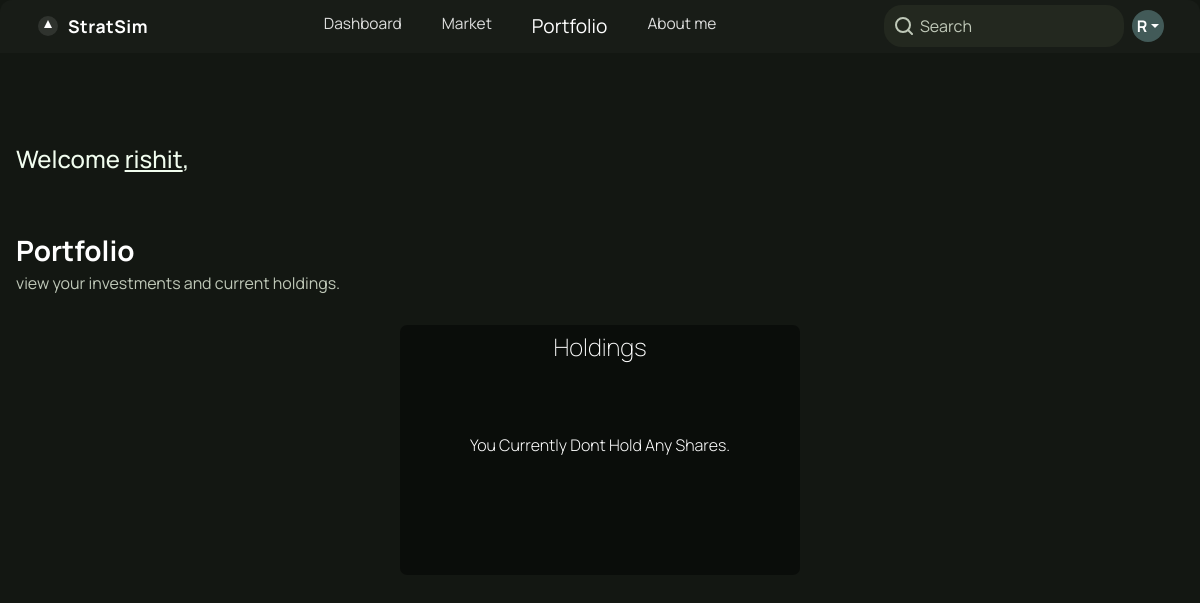
Page /portfolio (signed in) on the earlier database version.
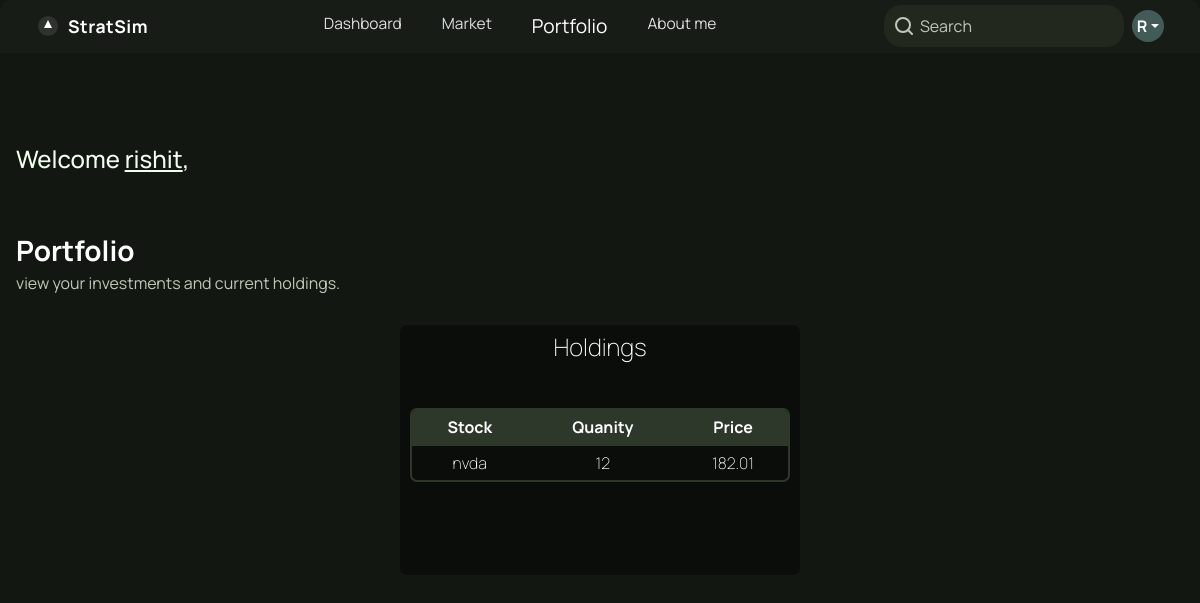
Same page on the later database version.
### stocks/models.py (models this page shows, shortened)
class holding(models.Model):
    user = models.ForeignKey(User,on_delete=models.CASCADE)
    ticker = models.CharField(max_length=10)
    quantity = models.PositiveIntegerField()
    avg_buy_price = models.DecimalField(max_digits=10,decimal_places=2)
    current_price = models.DecimalField(max_digits=10, decimal_places=2,default=0)

### mainapp/views.py (the view)
# urls.py: path('portfolio',views.portfolio_view,name="portfolio"),
def portfolio_view(request):
    if request.user.is_authenticated:
        user = request.user
        holdings = holding.objects.filter(user=request.user)
        data = []
        if holdings.exists():
            for h in holdings:
                val = []
                val.append(h.ticker)
                val.append(h.quantity)
                val.append(h.current_price)
                data.append(val)
                print("holdings saved.")
            holding_available = True
        else:
            holding_available = False
        context = {"holdings":data,"holding_available":holding_available}
    return render(request,'portfolio.html',context)

### stocks/templatetags/custom_filters.py (called while the page is built)
@register.filter
def value_index(List, i):
    return List[int(i)]

### mainapp/templates/portfolio.html (shortened to what this page needs)
{% extends "layout.html" %}
{% load static %}
{% load custom_filters %}
{% block header %}
    <link rel="stylesheet" href="{% static 'mainapp/styles/portfolio.css' %}">
{% endblock header %}
{% block body %}
    <div class="portfolio-container">
        <div class="heading-container">
            <h4 class="heading">Welcome
                <span style="text-decoration:underline">{{request.user.username|lower}}</span>,
            </h4>
        </div>
        <div class="portfolio">
            <div class="portfolio-heading">
                <h3 class="heading">Portfolio</h3>
                <div class="subtext">view your investments and current holdings.</div>
            </div>
            <div class="card-holder">
                <div class="holding-card">
                    <div class="card-title">
                        <h4>
                            Holdings
                        </h4>
                    </div>
                    {% if holding_available %}
                    <div class="card-value">
                        <table>
                            <thead>
                                <tr>
                                    <th>Stock</th>
                                    <th>Quanity</th>
                                    <th>Price</th>
                                </tr>
                            </thead>
                            <tr>
                                {% for holding in holdings %}
                                <td>
                                {{holding|value_index:0}}
                                </td>
                                <td>
                                {{holding|value_index:1}}
                                </td>
                                <td>
                                {{holding|value_index:2}}
                                </td>
                                {% endfor %}
                            </tr>
                        </table>
                    </div>
                    {% else %}
                                <div class="card-value">
                                    <div class="text">
                                    You Currently Dont Hold Any Shares.
                                    </div>
                                </div>
                               {% endif %}
                </div>
            </div>
        </div>
    </div>
{% endblock body %}

### mainapp/templates/layout.html (shortened to what this page needs)
{% load static %}
<!doctype html>
<html lang="en">
  <head>
    <link href="https://cdn.jsdelivr.net/npm/bootstrap@5.0.2/dist/css/bootstrap.min.css" rel="stylesheet">
    <link rel="stylesheet" href="{% static 'mainapp/styles/basicstyle.css' %}">
    {% block header %}{% endblock header %}
  </head>
  <body>
    <nav class="navbar navbar-expand-lg custom-navbar">
      <div class="container-fluid">
        <a class="navbar-brand d-flex align-items-center" href="main:home">
          <svg width="24" height="24" fill="none" style="margin-right:8px;"><circle cx="12" cy="12" r="10" fill="#fff" opacity="0.1"/><path d="M12 6l4 8H8l4-8z" fill="#fff"/></svg>
          StratSim
        </a>
        <div class="collapse navbar-collapse justify-content-center" id="navbarNavDropdown">
          <ul class="navbar-nav mb-2 mb-lg-0 gap-lg-4 gap-2 mx-auto">
            <li class="nav-item">
              <a class="nav-link {% if request.resolver_match.url_name == 'home' %}active{% endif %}" href="{% url 'main:home' %}">Dashboard</a>
            </li>
            <li class="nav-item">
              <a class="nav-link {% if request.resolver_match.url_name == 'market' %}active{% endif %}" href="{% url 'stocks:market' %}" href="{% url 'stocks:market' %}">Market</a>
            </li>
            <li class="nav-item">
              <a class="nav-link {% if request.resolver_match.url_name == 'portfolio' %}active{% endif %} " href="{% url 'main:portfolio' %}">Portfolio</a>
            </li>
            <li class="nav-item">
              <a class="nav-link" href="{% url 'main:about' %}">About me</a>
            </li>
          </ul>
          {% if request.user.is_authenticated %}
          <form class="searchbox d-flex align-items-center mx-2" role="search" method="get" action="{% url 'stocks:search' %}">
  <span class="search-icon">
    <svg width="18" height="18" fill="none" stroke="#bfc8b8" stroke-width="2" stroke-linecap="round" stroke-linejoin="round">
      <circle cx="8" cy="8" r="7"/>
      <line x1="13" y1="13" x2="17" y2="17"/>
    </svg>
  </span>
  <input class="search-input" type="search" name="q" placeholder="Search" aria-label="Search">
</form>
  <span
    class="user-circle dropdown-toggle p-0 overflow-hidden"
    id="profileDropdown"
    data-bs-toggle="dropdown"
    aria-expanded="false">
    {% if request.user.profile.image.url %}
      <img src="{{ request.user.profile.image.url }}" alt="Profile" class="profile-img">
    {% else %}
      <span>{{ request.user.username|slice:":1"|upper }}</span>
    {% endif %}
  </span>
</div>
{% else %}
<div class="start-button">
<a href="{% url 'main:signup'%}">get started</a>
</div>
{% endif %}
        </div>
    </nav>
    {% block body %}
    {% endblock body %}
  </body>
</html>

### mainapp/static/mainapp/styles/basicstyle.css (style rules this page uses)
body { background-color: #131712; color: white; font-family: "Manrope", sans-serif; font-weight: bold; margin: 0; }
.custom-navbar { background-color: #181c17 !important; border-radius: 12px 12px 0 0; padding: 0.25rem 1.5rem; }
.container-fluid { display: flex; justify-content: center; align-items: center; }
.navbar-brand { color: #fff !important; font-weight: bold; font-size: 1.1rem; letter-spacing: 0.5px; }
.navbar-nav .nav-link { color: #fff !important; font-weight: 400; font-size: 0.97rem; opacity: 0.85; transition: all .3s ease-in-out; }
.navbar-nav .nav-link:hover, .navbar-nav .nav-link.active { opacity: 1; font-size: 1.2rem; }
.user-circle { background: #425a58; width: 32px; height: 32px; border-radius: 50%; display: flex; align-items: center; justify-content: center; overflow: hidden; padding: 0; font-size: 1rem; color: white; text-transform: uppercase; }
.searchbox { background: #23281f; border-radius: 18px; padding: 2px 14px 2px 10px; display: flex; align-items: center; min-width: 180px; max-width: 240px; width: 100%; margin-right: 16px; transition: box-shadow 0.3s, background 0.3s; box-shadow: 0 0 0 0 rgba(83,210,44,0); border: 1.5px solid transparent; position: relative; transition: border .5s ease-in-out; }
.search-icon { display: flex; align-items: center; margin-right: 7px; transition: color 0.3s; }
.search-input { background: transparent; border: none; outline: none; color: #fff; font-size: 1rem; width: 100%; padding: 6px 0; transition: color 0.3s; }
.search-input::placeholder { color: #bfc8b8; opacity: 1; font-size: 1rem; }

### mainapp/static/mainapp/styles/portfolio.css (style rules this page uses)
.portfolio-container { max-width: 1200px; margin: 0 auto; padding: 32px 16px;; display:flex; flex-direction: column; gap: 30px; }
.heading-container { margin-top: 30px; }
.heading-container .heading { font-family: "Manrope"; font-weight: 500; color: #f1fdef; margin:0; margin-bottom: 30px; margin-top: 30px; }
.portfolio .portfolio-heading .heading { font-family: "Manrope"; font-weight: bold; color: #fff; margin:0; }
.portfolio .portfolio-heading .subtext { margin-top: 4px;; color: #bfc8b8; font-size: 1rem; font-weight:normal; }
.portfolio .card-holder { display: flex; flex-direction: row; gap: 30px; justify-content: center; align-items: center; flex-wrap: wrap; }
.portfolio .holding-card { min-width: 400px; min-height: 250px; border: none; border-radius: 7px; background-color: rgba(0,0,0,.45); margin-top: 30px; text-align: center; }
.card-title { width: 100%; text-align: center; margin-top: 8px; }
.card-title h4 { font-weight: 200; }
.card-value { display: flex; width: 100%; align-items: center; justify-content: center; padding: 10px 10px; min-height: 150px; }
.card-value table thead th { width: auto; padding: 5px 5px; text-align: center; border-bottom: 2px solid rgba(45, 55, 42,1); background-color: rgb(45, 55, 42); }
.card-value table { width: 100%; border: 2px solid rgba(45, 55, 42,1); border-radius: 7px; overflow: hidden; border-collapse: separate; border-spacing: 0; }
.card-value table tr td { text-align: center; width: auto; padding: 5px 5px; border-radius: 9px; font-weight: 200; }

Differences in the rows shown:
added holding: ticker "nvda", quantity "12", holding "182.01"
Other differences:
text no longer shown: "You Currently Dont Hold Any Shares."
text now shown: "Stock Quanity Price"
